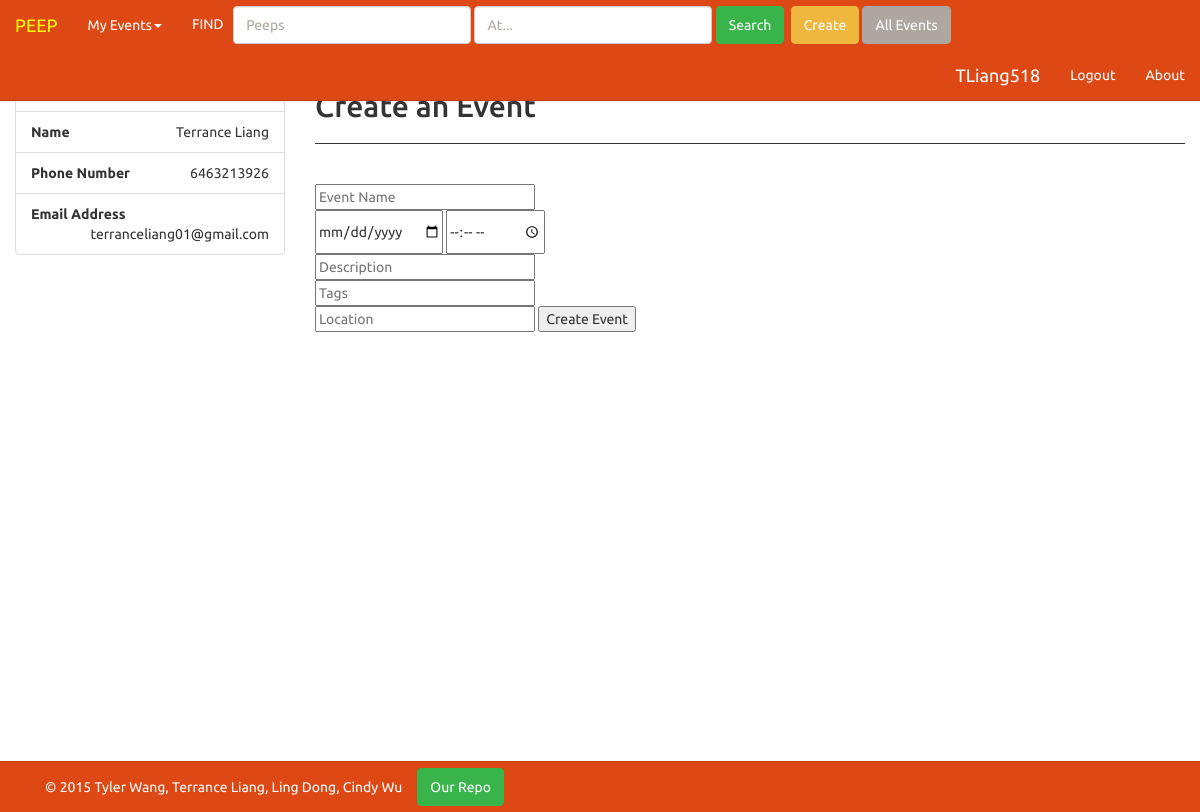
/create (signed in), run on the app's committed database.
### tables this page shows
CREATE TABLE uinfo (username text, password text, first text, last text, phone text, email text, facebook text);

### app.py (the view)
@app.route("/create", methods=['GET', 'POST'])
def create():
    username = ""
    ids=manager.getIDs()
    data = manager.getEventData()
    if 'username' in session:
        loggedin=True
        username=session['username']
        first = manager.getFirst(username)
        last = manager.getLast(username)
        email = manager.getEmail(username)
        phone = manager.getPhone(username)
        created = manager.getCreated(username)
        accepted= manager.getAccepted(username)
        if request.method=='POST':
            if request.form["submit"] == "Go":
                if manager.getProfilePath() != "profile/":
                    return redirect(manager.getProfilePath())
            if request.form["submit"]=="Create Event":
                event = request.form["event"]
                location = request.form["location"]
                date=request.form["date"]+" "+request.form["time"]
                description = request.form["description"]
                dtime = datetime.now().strftime('%Y-%m-%d %H:%M:%S')
                tags = request.form["tags"]
                requestlist = tags.split(',')
                for x in requestlist:
                    x.strip()
                print requestlist
                manager.addEvent(dtime,event,username,description,location,date,tags)
                return redirect("/events")
        else:
            return render_template("makeEvents.html",loggedin=loggedin,ids=ids,username=username,first=first,last=last,phone=phone,email=email,created=created,accepted=accepted,events=data)
    else:
        return render_template("makeEvents.html",loggedin=False,ids=ids)

### utils/manager.py (called while the page is built)
def getIDs():
    ids=[]
    conn = sqlite3.connect("databases/users.db")
    c = conn.cursor()
    c.execute("select * from uinfo")
    tabledata = c.fetchall()
    for d in tabledata:
        ids.append(d[0]);
        conn.close()
    ids[:]=[unicodedata.normalize('NFKD',o).encode('ascii','ignore') for o in ids]
    return ids

def getItem(table,ovalue,oindex,rindex):
    conn = sqlite3.connect("databases/users.db")
    c = conn.cursor()
    command = "select * from '" + table +"'"
    c.execute(command)
    tabledata=c.fetchall()
    for d in tabledata:
        if ovalue==d[oindex]:
            value = d[rindex]
    conn.close()
    return value

def getFirst(n):
    first = getItem("uinfo",n,0,2)
    return first

def getLast(n):
    last = getItem("uinfo",n,0,3)
    return last

def getPhone(n):
    phone = getItem("uinfo",n,0,4)
    return phone

def getEmail(n):
    email = getItem("uinfo",n,0,5)
    return email

def getEventData():
    conn = sqlite3.connect("databases/events.db")
    c = conn.cursor()
    command = "select * from events"
    c.execute(command)
    tabledata=c.fetchall()
    conn.close()
    return tabledata

def getCreated(username):
    conn = sqlite3.connect("databases/events.db")
    c = conn.cursor()
    command = "select * from 'events' where username='"+username+"' AND (status='Ongoing' OR status='Expired')"
    c.execute(command)
    created = c.fetchall()
    conn.commit()
    conn.close()
    return created

def getAccepted(username):
    conn = sqlite3.connect("databases/events.db")
    c = conn.cursor()
    command = "CREATE TABLE IF NOT EXISTS '" + username +"' (event)"
    c.execute(command)
    command = "select * from '"+username+"'"
    c.execute(command)
    events = getEventData()
    tabledata=c.fetchall()
    accepted = []
    for data in tabledata:
        print events[int(data[0])-1]
        if events[int(data[0])-1][8]=="Ongoing" or events[int(data[0])-1][8]=="Expired":
            accepted.append(int(data[0]))
        elif events[int(data[0])-1][8]=="Removed":
            command = "delete from '"+username+"' where event='"+str(int(data[0]))+"'"
            c.execute(command)
            conn.commit()
    return accepted

### templates/makeEvents.html (shortened to what this page needs)
{% extends 'base.html' %}
{% block text %}
{% if loggedin == True %}
<h2>Create an Event </h2>
<hr>
<br>
<form method="post" id="createEvent">
  <input required type="text" name="event" id="event" placeholder="Event Name" maxlength="50"> <br>
  <input required type="date" name="date" id="date">
  <input required type="time" name="time" id="time"><br>
  <input required type="text" name="description" id="des" placeholder="Description" maxlength="500">
  <br>
  <input type="text" name="tags" id="tags" placeholder="Tags" maxlength="100">
  <br>
  <input required type="text" id="address" name="location" placeholder="Location" maxlength="30">
  <input type="button" name="submit" value="Create Event" id="createE"><br>
</form>
<div id="map-canvas"></div>
{% endif %}
{% endblock %}

### templates/base.html (shortened to what this page needs)
<!DOCTYPE html>
<html lang="en">
  <head>
    <link href="/static/css/bootstrap.min.css" rel="stylesheet">
    <link href="../static/css/simple-sidebar.css" rel="stylesheet">
    <link href="../static/css/custom.css" rel="stylesheet">
  </head>
  <body>
    <br>
    {% if 'username' in session %}
    <div id="wrapper">
      <div class="col-sm-3">
        <ul class="list-group">
          <li class="list-group-item text-muted"><a href="/profile/{{username}}">{{username}}</a></li>
          <li class="list-group-item text-right"><span class="pull-left"><strong>Name</strong></span>{{first}} {{last}}</li>
          <li class="list-group-item text-right"><span class="pull-left"><strong>Phone Number</strong></span> {{phone}}</li>
	  <li class="list-group-item text-right"><span class="pull-left"><strong>Email Address</strong></span> {{email}}</li>
        </ul>
      </div>
      {% endif %}
      {% if 'username' in session %}
      <div class="col-sm-9">
      {% else %}
      <div class="col-sm-12">
	{% endif %}
	<div id="page-content-wrapper" class="container">
	  {% block text %}{% endblock %}
	</div>
	<br><br><br>
      </div>
      <nav class="navbar navbar-default navbar-fixed-top" role="navigation">
	<div class="container-fluid">
          <div class="navbar-header">
	    {% block name %}
	    <a class="navbar-brand" href="/">
	      <font color="yellow">PEEP</font>
	    </a>
	    {% endblock name %}
	  </div>
          <div class="collapse navbar-collapse" id="bs-example-navbar-collapse-1">
	    <ul class="nav navbar-nav">
	      <li class="dropdown">
		<a class="dropdown-toggle" data-toggle="dropdown" role="button" aria-expanded="false">My Events<span class="caret"></span></a>
	      </li>
	      <div id='navbar' class="navbar-form navbar-left">
		<form class="navbar-left" role="search" method="post" action="/events">
		  <div class="form-group">
		    <font color="white">FIND</font>&nbsp;&nbsp;
		    <input type="text" name="peep" class="form-control" placeholder="Peeps" value=''>
		    <input type="text" name="at" class="form-control" placeholder="At..." value=''>
		    <button type="submit" class="btn btn-success">Search</button>
		  </div>
		</form>
		<a id="create" class="btn btn-warning" href="/create">Create</a>
		<a id="events" class="btn btn-default" href="/events">All Events</a>
	      </div>
            </ul>
            <ul class="nav navbar-nav navbar-right">
              {% block navcompright %}
	      {% if 'username' in session %}
	      <a class="navbar-brand" href="/profile/{{session['username']}}">{{session['username']}}</a>
	      <li><a href="/logout">Logout</a></li>
	      {% else %}
	      <li><a href="/register">Sign Up</a></li>
	      <li><a href="/login">Login</a></li>
	      {% endif %}
	      <li><a href="/about">About</a></li>
              {% endblock navcompright %}
            </ul>
          </div>
	</div>
      </nav>
    </div>
    <div id="footer" class="navbar navbar-default navbar-fixed-bottom">
      <div class="container">
	<p class="navbar-text text-muted">© 2015  Tyler Wang, Terrance Liang, Ling Dong, Cindy Wu
	</p>
	<a href="https://github.com/CinWu/peep" class="navbar-btn btn-success btn">Our Repo</a>
      </div>
    </div>
  </body>
</html>

### static/css/simple-sidebar.css (style rules this page uses)
#wrapper { padding-left: 250px; -webkit-transition: all 0.5s ease; -moz-transition: all 0.5s ease; -o-transition: all 0.5s ease; transition: all 0.5s ease; }
#page-content-wrapper { width: 100%; position: absolute; padding: 15px; }
@media (min-width:768px) { #wrapper { padding-left: 0px; } }
@media (min-width:768px) { #page-content-wrapper { padding: 0px; position: relative; } }

### static/css/custom.css (style rules this page uses)
* { margin: 0; }
html { height: 100% }
body { height: 100%; padding-top: 50px; padding-bottom: 50px; }
hr { border: none; height: 1px; color: #333; background-color: #333; }

### templates/base.html (style rules this page uses)
#map-canvas { height: 400px; width: 500px; margin: 10px; padding: 0; }

### data on the page
uinfo: first "Terrance", last "Liang", phone "6463213926", email "terranceliang01@gmail.com"

### other printed values
{{ session['username'] }} "TLiang518"
